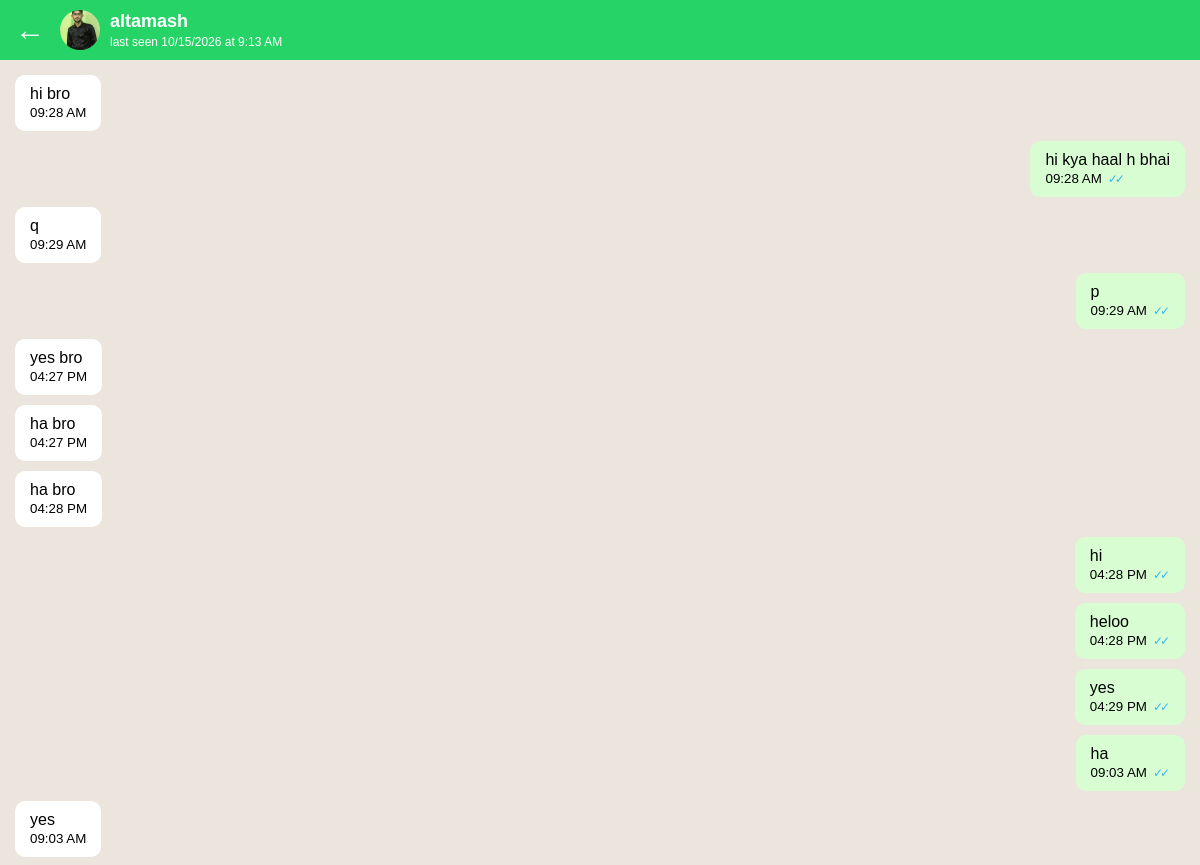
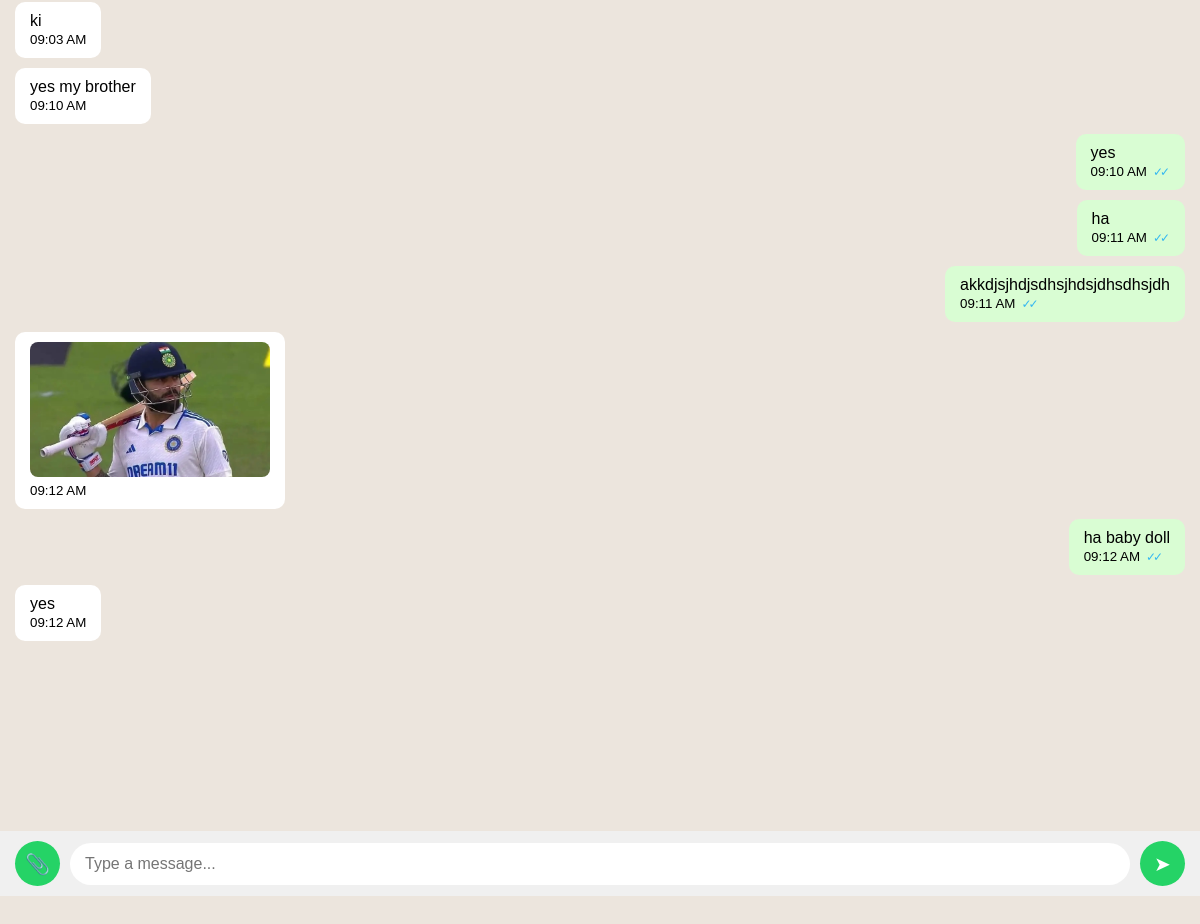
Before: /chat/7/ (signed in) with the older database file (2 pictures, top to bottom).
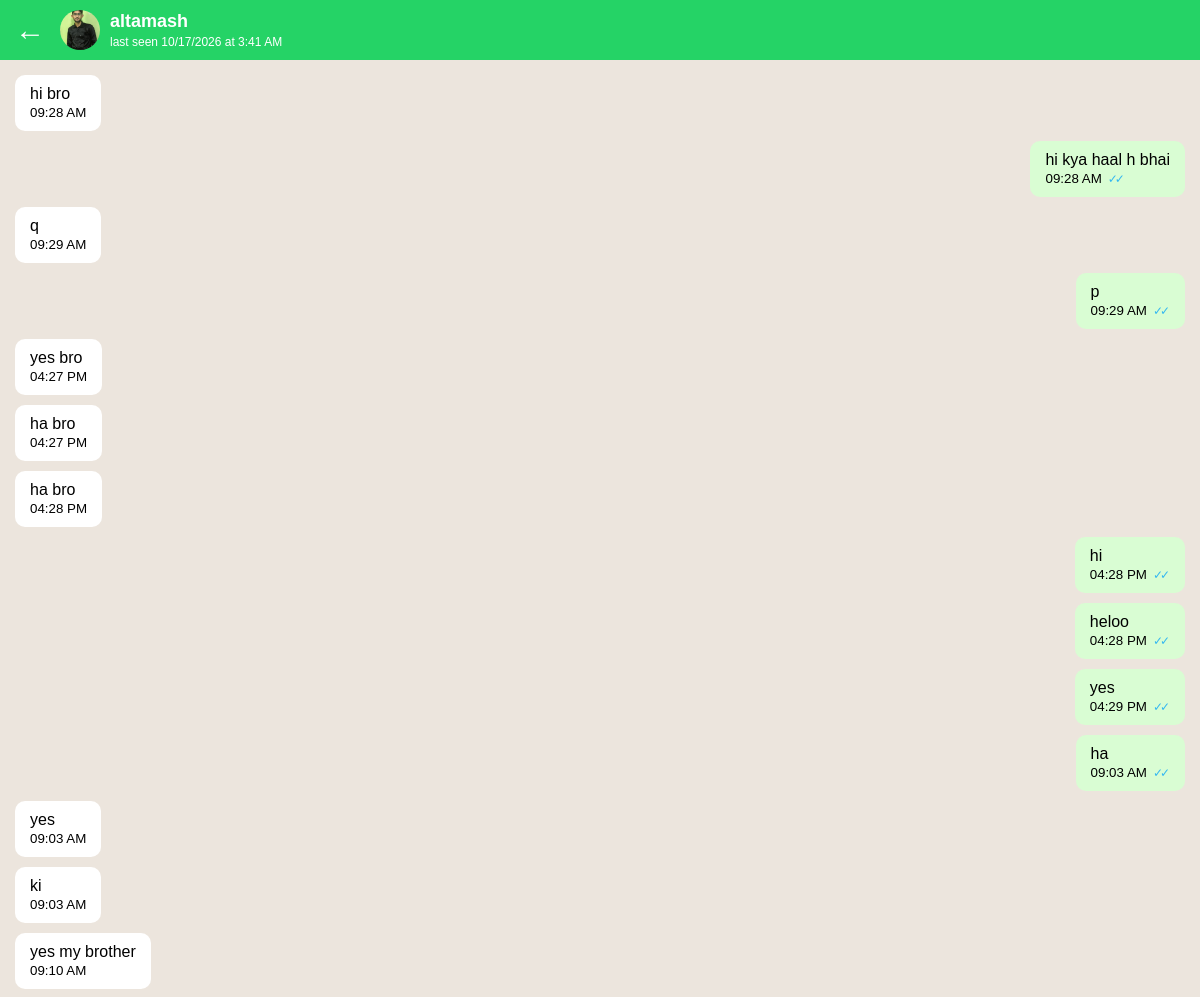
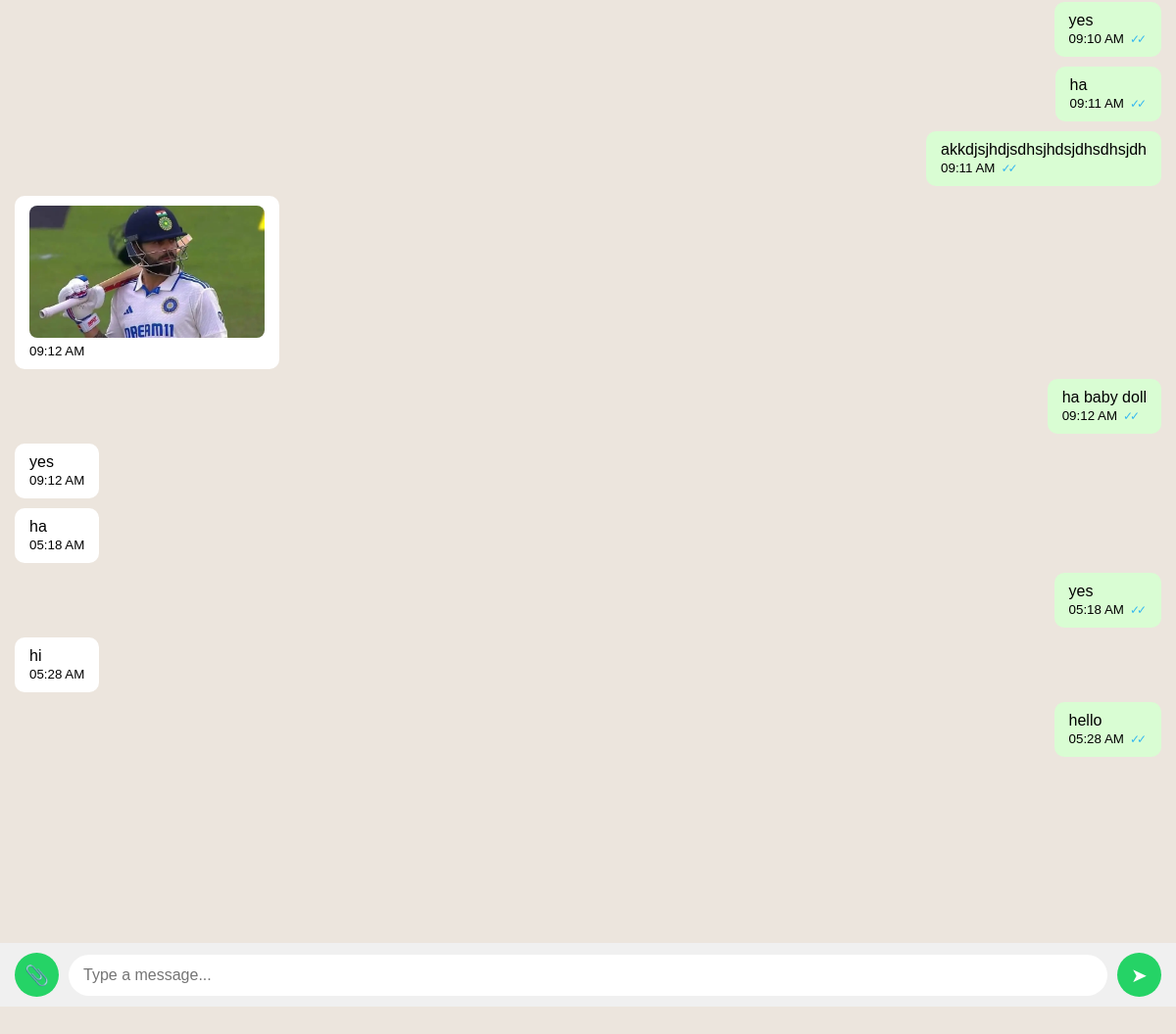
After: the same page with the newer database file (2 pictures, top to bottom).
### chat/models.py (models this page shows)
class Message(models.Model):
    sender = models.CharField(max_length=100)
    image = models.ImageField(upload_to=chat_image_path, null=True, blank=True)
    sender_user = models.ForeignKey(
        User, on_delete=models.CASCADE, null=True, blank=True
    )
    receiver_user = models.ForeignKey(
        User,
        on_delete=models.CASCADE,
        related_name="received_messages",
        null=True,
        blank=True,
    )
    text = models.TextField()
    created_at = models.DateTimeField(auto_now_add=True)
    delivered_at = models.DateTimeField(null=True, blank=True)
    seen_at = models.DateTimeField(null=True, blank=True)

### chat/views.py (the view)
# urls.py: path("chat/<int:user_id>/", views.chat_page, name="chat_page"),
def chat_page(request, user_id):
    if not request.user.is_authenticated:
        return redirect("login")
    receiver = get_object_or_404(
        User,
        id=user_id
    )
    messages = Message.objects.filter(
        sender_user=request.user,
        receiver_user=receiver
    ) | Message.objects.filter(
        sender_user=receiver,
        receiver_user=request.user
    )
    messages = messages.order_by("created_at")
    status = UserStatus.objects.filter(user=receiver).first()
    receiver_last_seen = (
        status.last_seen.isoformat()
        if status and status.last_seen
        else ""
    )
    return render(request, "chat.html", {
        "messages": messages,
        "receiver": receiver,
        "receiver_last_seen": receiver_last_seen,
    })

### templates/chat.html (shortened to what this page needs)
{% load static %}
<!DOCTYPE html>
<html lang="en">
<head>
    <link rel="stylesheet" href="{% static 'css/style.css' %}">
</head>
<body>
    <div class="chat-navbar">
        <span class="back" onclick="history.back()">←</span>
        <div class="chat-profile">
            {% if receiver.profile.dp %}
                <img
                    src="{{ receiver.profile.dp.url }}"
                    alt="Profile"
                    style="width:40px;height:40px;border-radius:50%;object-fit:cover;display:block;"
                >
            {% else %}
                👤
            {% endif %}
        </div>
        <div class="chat-user">
            <h3>{% firstof receiver.profile.full_name receiver.username %}</h3>
            <p id="user-status"></p>
        </div>
    </div>
    <div id="messages" class="messages">
        {% for message in messages %}
            {% if message.sender_user == request.user %}
                <div class="sent" data-id="{{ message.id }}">
                    {% if message.text %}<div>{{ message.text }}</div>{% endif %}
                    <small>{{ message.created_at|date:"h:i A" }}<span class="tick" data-status="{% if message.seen_at %}seen{% elif message.delivered_at %}delivered{% else %}sent{% endif %}"></span></small>
                </div>
            {% else %}
                <div class="received" data-id="{{ message.id }}">
                    {% if message.image %}<img class="chat-img" src="{{ message.image.url }}" alt="Photo">{% endif %}
                    {% if message.text %}<div>{{ message.text }}</div>{% endif %}
                    <small>{{ message.created_at|date:"h:i A" }}</small>
                </div>
            {% endif %}
        {% endfor %}
    </div>
    <form id="messageForm" class="message-input">
        <button type="button" class="attach-btn" id="attachBtn" aria-label="Attach photo">📎</button>
        <input
            type="text"
            id="messageInput"
            placeholder="Type a message..."
            autocomplete="off"
        >
        <button type="submit">➤</button>
    </form>
</body>
</html>

Changed rows visible on the page:
added Message: text "ha", created_at "05:18 AM"
added Message: text "yes", created_at "05:18 AM"
added Message: text "hi", created_at "05:28 AM"
added Message: text "hello", created_at "05:28 AM"
Other visible differences:
text written by a page script: "last seen 10/15/2026 at 9:13 AM" → "last seen 10/17/2026 at 3:41 AM"
